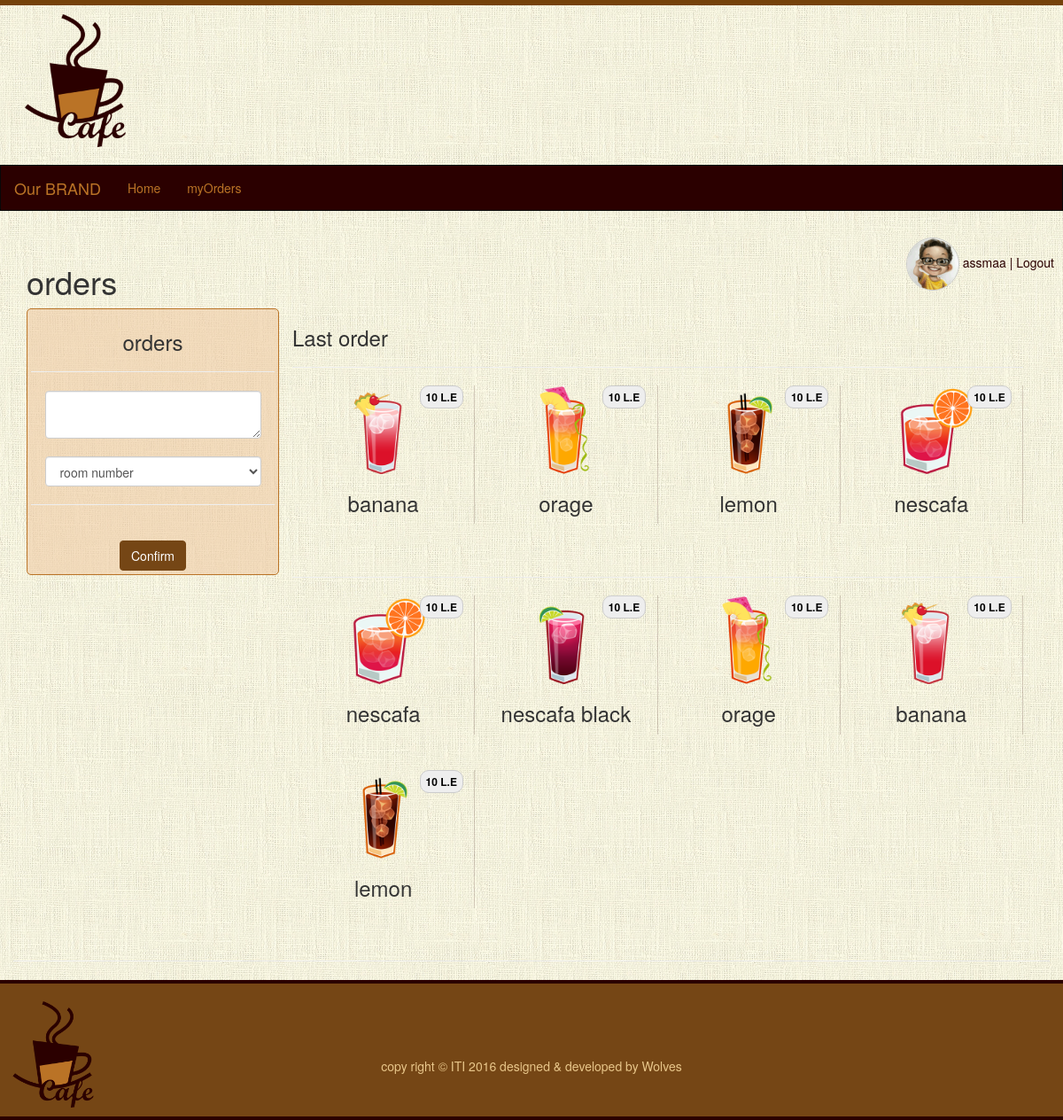
The page /order-user.php (signed in) on the database its author committed.
### tables this page shows
CREATE TABLE IF NOT EXISTS `users` (
  `user_id` int(12) NOT NULL,
  `name` varchar(200) DEFAULT NULL,
  `email` varchar(200) DEFAULT NULL,
  `password` varchar(100) DEFAULT NULL,
  `room_no` int(12) DEFAULT NULL,
  `image` varchar(200) DEFAULT NULL,
  `user_type` varchar(200) NOT NULL,
  `ext` varchar(200) NOT NULL,
  `status` varchar(50) NOT NULL DEFAULT 'active'
);

CREATE TABLE IF NOT EXISTS `orders_details` (
  `order_id_details` int(12) NOT NULL,
  `user_id` int(12) DEFAULT NULL,
  `product_id` int(12) DEFAULT NULL,
  `order_id` int(11) NOT NULL,
  `product_count` int(12) DEFAULT NULL,
  `product_price` float DEFAULT NULL
);

CREATE TABLE IF NOT EXISTS `products` (
  `product_id` int(12) NOT NULL,
  `product_name` varchar(200) DEFAULT NULL,
  `product_price` float DEFAULT NULL,
  `category_id` int(12) DEFAULT NULL,
  `status` enum('available','unavailable') DEFAULT NULL,
  `display` enum('yes','no') DEFAULT NULL,
  `image` varchar(200) DEFAULT NULL
);

### include/classes_header.php (called while the page is built, shortened)
<?php
   include __DIR__."/dblib.php";
   include __DIR__."/shared_classes.php";
   include __DIR__."/orders_class.php";
   $shared = new sharedmethods();
   $order =new orders();
?>

### include/shared_classes.php (called while the page is built, shortened)
<?php
class sharedmethods{
	 function getUserData($id){
	    $data=array();
		$res=$GLOBALS['db']->select("users",$data,"user_id='{$id}'");
        if(empty($res)){
	           	return 0;
	        }else{
	            return $res;
	        }
	 }
}
?>

### include/dblib.php (called while the page is built, shortened)
<?php
require_once(__DIR__.'/dbconn.php');
class dbmethods {
    private $link = null;
    public function __construct() {
        $this->db = Database::getInstance();
        $this->link = $this->db->getConnection();
    }
    public function select($table, $outFields = array(), $condition = "") {
        $outFieldsSql = "";
        $data = array();
        if (empty($outFields)) {
            $outFieldsSql = "*";
        } else {
            $outFieldsSql = implode($outFields, " , ");
        }
        if ($condition == "")
            $condition = "'1' = '1'";
        $sql = "SELECT " . $outFieldsSql . " FROM " . $table . " WHERE " . $condition;
        $result = mysqli_query($this->link, $sql);
        if ($result) {
            while ($row = mysqli_fetch_array($result)) {
                $data[] = $row;
            }
        }
        return $data;
    }
}
?>

### include/dbconn.php (called while the page is built, shortened)
<?php
class Database {
	private $_connection;
	private static $_instance;
	private $_host = "localhost";
	private $_username = "adminb745Saf";
	private $_password = "WCRaGCet71TQ";
	private $_database = "cafeteria";
	public static function getInstance() {
		if(!self::$_instance) {
			self::$_instance = new self();
		}
		return self::$_instance;
	}
	private function __construct() {
		$this->_connection = new mysqli($this->_host, $this->_username,
			$this->_password, $this->_database);
	}
	public function getConnection() {
		return $this->_connection;
	}
}
?>

### include/orders_class.php (called while the page is built, shortened)
<?php
class orders extends ProudctDB{
  function getLastOrder(){
     $tables="orders_details,products";
     $data=[];
     $condition="orders_details.order_id=(select order_id  from orders order by order_id  desc limit 1)
                 and orders_details.user_id='{$_SESSION['user_id']}'
                 and products.product_id= orders_details.product_id
                 AND status= 'available'
                 order by orders_details.order_id desc";
     $query=$GLOBALS['db']->select($tables,$data,$condition);
     return $query;
  }
}
?>

### include/proudct_class.php (called while the page is built, shortened)
<?php
class ProudctDB{
	function selectProducts(){
	  $query=$GLOBALS['db']->select("products","","display='yes' AND status= 'available'");
      return $query;
	}
}
?>

### order-user.php (the view, shortened to what this page needs)
<?php include("include/header.php"); ?>
<div class="container page-header " style="min-height:400px;" >
  <h1 class="text-left">orders</h1>
  <?php if($_SESSION['usertype']=='user'){ ?>
  <?php
  	  $data=$order->selectProducts() ;
   ?>
  <div class="col-md-3 col-sm-6 col-xs-12  pull-left left_order text-center">
     <h3>orders</h3>
     <hr/>
     <form id="send_user_order" method="post">
       <ul id="orders" class="col-md-12 col-sm-12 col-xs-12"></ul>
       <div class="row">
         <textarea class="nodes form-control" name="nodes"></textarea><br/>
       </div>
       <div class="row">
       <select class="form-control" name="room_number" id="room_number">
         <option value="">room number</option>
       </select>
       </div>
      <hr/>
      <input type="button" class="btn btn-primary" name="confirm" value="Confirm" onclick="sendOrder()" id="button"/>
    </form>
  </div>
  <div class="col-md-9 col-xs-12 pull-right right_order">
    <h3 class="text-left">Last order</h3>
    <hr>
    <?php $result=$order->getLastOrder();  ?>
   <?php
      foreach ($result as $prod) {
     ?>
      <div class="col-md-3 col-xs-6 prod" data="<?php echo $prod['product_name'] ;?>" id="prod_last_<?php echo $prod['product_id'] ;?>" onclick="addproduct(<?php echo $prod['product_id'] ;?>)">
           <span class="badge" id="price_<?php echo $prod['product_id'] ;?>" data="<?php echo $prod['product_price'] ;?>"><?php echo $prod['product_price'] ;?> L.E </span>
           <img src="uploads/<?php echo $prod['image'] ;?>" />
           <h3><?php echo $prod['product_name'] ;?></h3>
      </div>
     <?php } ?>
     <p class="clearfix"></p>
     <hr/>
  	<?php
      foreach ($data as $prod) {
     ?>
      <div class="col-md-3 col-xs-6 prod" data="<?php echo $prod['product_name'] ;?>" id="prod_<?php echo $prod['product_id'] ;?>" onclick="addproduct(<?php echo $prod['product_id'] ;?>)">
           <span class="badge" id="price_<?php echo $prod['product_id'] ;?>" data="<?php echo $prod['product_price'] ;?>"><?php echo $prod['product_price'] ;?> L.E </span>
           <img src="uploads/<?php echo $prod['image'] ;?>" />
           <h3><?php echo $prod['product_name'] ;?></h3>
      </div>
     <?php } ?>
  </div>
 <?php }else{echo "you dont have permission to this page";} ?>
</div>
<?php include("include/footer.php"); ?>

### include/header.php (shortened to what this page needs)
<?php
   include "include/classes_header.php";
?>
<!DOCTYPE html>
<html lang="en">
<head>
    <link rel="stylesheet" href="Assets/css/bootstrap.css">
    <link rel="stylesheet" href="Assets/css/style.css" />
    <link rel="stylesheet" href="Assets/font-awesome-4.5.0/css/font-awesome.css">
    <link rel="stylesheet" href="//code.jquery.com/ui/1.11.4/themes/smoothness/jquery-ui.css">
</head>
<body>
<div class="container-fluid text-center">
<img src="Assets/img/logo.png" class="logo pull-left">
<p class="clearfix"></p>
<?php
 $user=$shared->getUserData($_SESSION['user_id']);
 ?>
<nav class="navbar navbar-inverse" >
		<div class="navbar-header"><a class="navbar-brand" href="#">Our BRAND</a></div>
		<div class="navbar-collapse collapse">
		  <?php if($_SESSION['usertype']=='admin'){ ?>
			<ul class="nav navbar-nav">
				<li><a href="index.php">Home</a></li>
				<li><a href="all-products.php">Products</a></li>
				<li><a href="all-users.php">Users</a></li>
				<li><a href="order-admin.php">Manual Order</a></li>
				<li><a href="checks.php">checks</a></li>
    		</ul>
    	  <?php }elseif($_SESSION['usertype']=='user'){ ?>
            <ul class="nav navbar-nav">
				<li><a href="index.php">Home</a></li>
				<li><a href="my-order.php">myOrders</a></li>
    		</ul>
    	  <?php } ?>
		</div>
</nav>
<div class="user_data pull-right">
	<img src="uploads/<?php echo $user[0]['image'] ;?>" alt=''/>
	<a href=""><?php echo $user[0]['name'] ;?></a>
	<a href="logout.php"> | Logout</a>
</div>

### Assets/css/style.css (style rules this page uses)
body { background: url(../img/bg.jpg) ; border-top: solid 6px #75420A; }
body .navbar { border-radius: 0px; }
.user_data { margin: 10px; }
.user_data img { width: 60px; height: 60px; border-radius: 5px; border:solid 1px #ccc; border-radius: 100%; }
.left_order { border: solid 1px #BA7326; border-radius: 5px; padding: 4px; min-height: 200px; background: rgba(239, 202, 162, 0.58); }
.right_order img,.prod img { width:100px; height: 100px; border-radius: 5px; }
.right_order .prod { cursor: pointer; position: relative; }
.prod .badge { position: absolute; background: #eee; color: #000; border: solid 1px #ccc; right: 6%; top: 0%; padding: 6px; }
.prod { margin-bottom: 40px; border-right: solid 1px rgba(43, 0, 0, 0.18); text-align: center; }
.left_order select,.left_order textarea { width:80%; margin: 0 auto; }
#orders { padding: 0px; margin: 0px; }
.logo { width: 150px; margin: 10px; }
.btn-primary { background-color: #754615; border-color: #754615; margin-top: 20px; }
.container-fluid { padding-right: 0px; padding-left: 0px; }
.navbar-inverse { background-color: #2B0000; }
.navbar-inverse .navbar-nav > li > a { color: #BA7326; }
.navbar-inverse .navbar-brand { color: #BA7326; }
a { color: #2B0000; text-decoration: none; }

### rows shown on the page
users: image (picture), name "assmaa"
orders_details: product.product_price "10", product.image (picture), product.product_name "banana"
orders_details: product.product_price "10", product.image (picture), product.product_name "orage"
orders_details: product.product_price "10", product.image (picture), product.product_name "lemon"
orders_details: product.product_price "10", product.image (picture), product.product_name "nescafa"
products: product_price "10", image (picture), product_name "nescafa"
products: product_price "10", image (picture), product_name "nescafa black"
products: product_price "10", image (picture), product_name "orage"
products: product_price "10", image (picture), product_name "banana"
products: product_price "10", image (picture), product_name "lemon"
